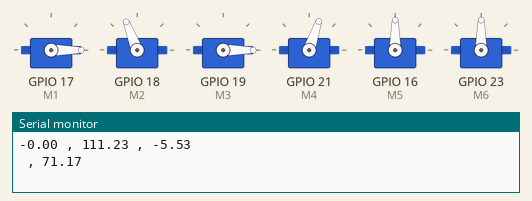
Simulated run of this sketch. Board: ESP32. Shown: 6 × servo, the last lines printed to the serial monitor.

Above: at 0.05 s.
At 1.2 s:
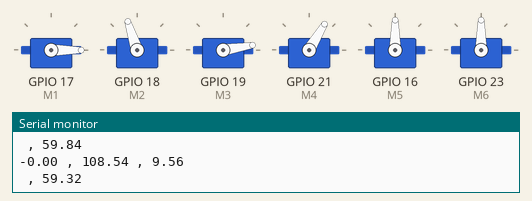
At 2.4 s:
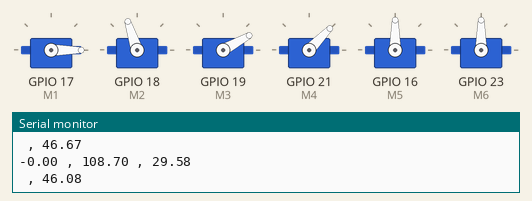
At 4.8 s:
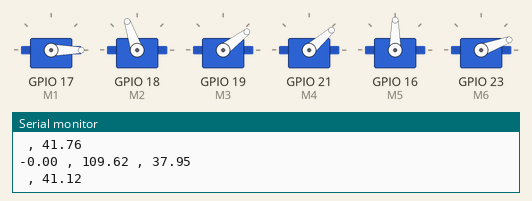
At 6.65 s:
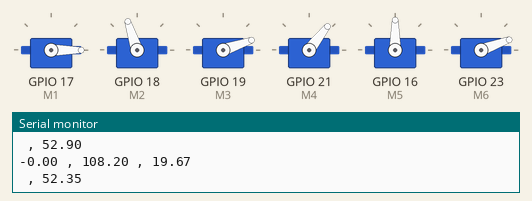
At 9.6 s:
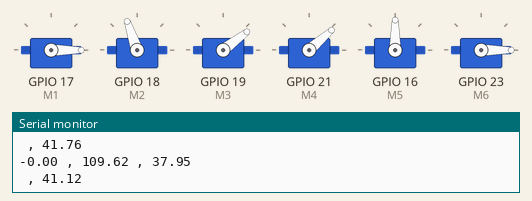
Timing chart, 0 to 12.5 s (numbered marks = the images above):
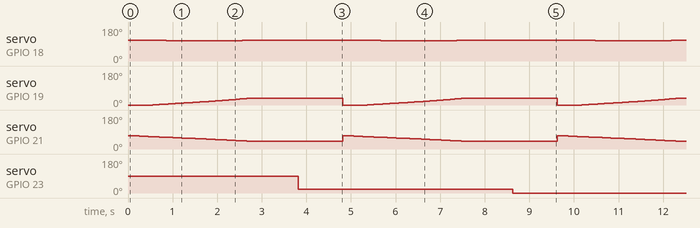

The sketch:

Inverse_Kinematics.ino
```cpp
#include <ESP32Servo.h>
#include <math.h>

Servo M1 , M2 , M3, M4 , M5,M6;


float l1, l2 , l3 ;

float th = 0,x , y ,z , s, x2 , y2 ;
float xs, ys, l1s , l2s;
int counter = 0;
int M6_angle=0;
float th0 = 0, th1= 0, th2 = 0, th3 = 0 , phi = -10*M_PI/180 ;

void setup() {

 l1 = 0.15;
 l2 = 0.07;
 l3 = 0.186;

  // put your setup code here, to run once:
  M1.attach(17);
  M2.attach(18);
  M3.attach(19);
  M4.attach(21);
  M5.attach(16);
  M6.attach(23);

}

void loop() {
  Serial.begin(9600);
  counter = counter + 1;
  th = th + 0.001;

  x = 0 ;
  y = 0.3 ;
  z = 0.075+ th ;


  th0 = M_PI/2 + atan2(-y,x);

  s = sqrt(x*x + y*y);
  y2= z - l3*sin(phi);
  x2= s - l3*cos(phi);

  xs = x2*x2;
  ys = y2*y2;

  l1s = l1*l1;
  l2s = l2*l2;

  th1= acos( (xs+ys+l1s-l2s)/2/l1/sqrt(xs+ys)) + atan2(y2,x2);
  th2= atan2( y2-l1*sin(th1),x2-l1*cos(th1));

  th2 = th2- th1;

  th3 = phi - th2 - th1;

  th1 = 180-(th1 * 180/M_PI);
  th2 = 90 + th2 * 180/M_PI;
  th3 = (90  + th3*180/M_PI)*60/90;

  M1.write(int(th0));
  M2.write(int(th1));
  M3.write(int(th2));
  M4.write(int(th3));

  Serial.print(th0);
  Serial.print(" , ");
  Serial.print(th1);
  Serial.print(" , ");
  Serial.println(th2);
  Serial.print(" , ");
  Serial.println(th3);

  delay(50);
  if ( th >= 0.055){
    delay(1000);
         th = 0;
        if (M6_angle==0){
         M6.write(20);
         M6_angle=20;
         delay(1000);
        }
        else{
          M6.write(0);
          M6_angle=0;
          delay(1000);
        }

    }

}
```

Measured:
- by itself, servo on GPIO 18 (M2): repeats every 4.8 s: 109° 0.40 s, 108° 1.7 s, 109° 2.3 s, 111° 0.10 s, 110° 0.35 s
- by itself, servo on GPIO 19 (M3): ramps from 0° to 37° and jumps back, once every 4.8 s
- by itself, servo on GPIO 21 (M4): ramps from 71° to 41° and jumps back, once every 4.8 s
- by itself, servo on GPIO 23 (M6): alternates 20° for 4.8 s and 0° for 4.8 s
